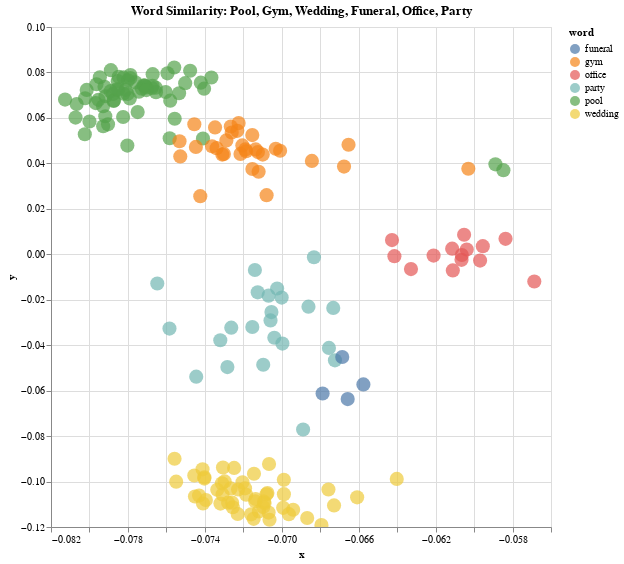

This figure's notebook cell:
### Markdown cell above
We can put the code from the previous few sections into a single cell and plot the BERT word embeddings for any list of words.

### Code cell
# List of keywords that you want to compare
keywords = ['pool', 'gym', 'wedding', 'funeral', 'office', 'party']

# How to color the points in the plot. The other option is "period" for time period
color_by = 'word'

# Get all word positions
word_positions = get_word_positions(keywords)

# Get all contexts around the words
keyword_contexts = []
keyword_contexts_tokens = []
words = []

for position in word_positions:
  words.append(word_lookup[all_word_ids[position]])
  keyword_contexts.append(get_context_clean(position))
  keyword_contexts_tokens.append(get_context(position))

# Reduce word vectors with PCA
pca = PCA(n_components=2)
pca.fit(all_word_vectors[word_positions,:].T)

# Make a DataFrame with PCA results
df_to_plot = pd.DataFrame({"x": pca.components_[0,:], 
                           "y": pca.components_[1,:],
                           "context": keyword_contexts, 
                           "tokens": keyword_contexts_tokens, 
                           "word": words})
# Match original text and metadata
df_to_plot[['stars', 'brand', 'name', 'type']] = df_to_plot.apply(find_original_review, axis='columns', result_type='expand')

# Rename columns so that the context shows up as the "title" in the tooltip (bigger and bolded)
# df = df.rename(columns={'brand': 'brand', 'name': 'title'})

# Make the plot
alt.Chart(df_to_plot, title=f"Word Similarity: {', '.join(keywords).title()}").mark_circle(size=200).encode(
    alt.X('x',
        scale=alt.Scale(zero=False)
    ), y="y",
    color= color_by,
    # href="link",
    tooltip=['word', 'context', 'type', 'brand', 'name', 'stars']
    ).interactive().properties(
    width=500,
    height=500
)

### Figure 1 — Vega-Lite specification as saved in the notebook (floating-point values rounded to 4 significant figures; data arrays with more than 128 entries replaced by an {"elided": "..."} marker saying what was removed)
{"config": {"view": {"continuousWidth": 400, "continuousHeight": 300}}, "data": {"name": "data-beb0cf13c19af99842b18ee20179e859"}, "mark": {"type": "circle", "size": 200}, "encoding": {"color": {"field": "word", "type": "nominal"}, "tooltip": [{"field": "word", "type": "nominal"}, {"field": "context", "type": "nominal"}, {"field": "type", "type": "nominal"}, {"field": "brand", "type": "nominal"}, {"field": "name", "type": "nominal"}, {"field": "stars", "type": "nominal"}], "x": {"field": "x", "scale": {"zero": false}, "type": "quantitative"}, "y": {"field": "y", "type": "quantitative"}}, "height": 500, "selection": {"selector003": {"type": "interval", "bind": "scales", "encodings": ["x", "y"]}}, "title": "Word Similarity: Pool, Gym, Wedding, Funeral, Office, Party", "width": 500, "$schema": "https://vega.github.io/schema/vega-lite/v4.17.0.json", "datasets": {"data-beb0cf13c19af99842b18ee20179e859": {"elided": "189 records"}}}
